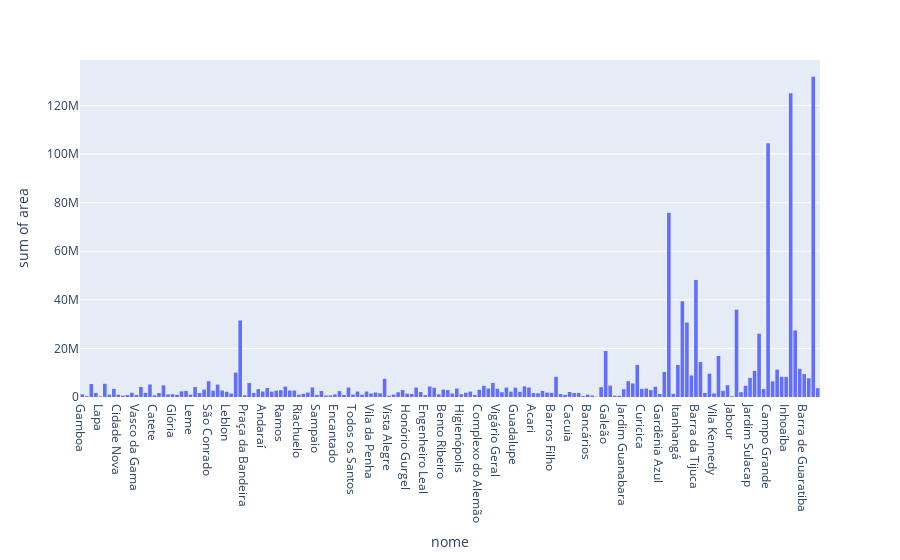

The code cell stored with this chart in its notebook:
### Markdown cell above
A maior parte dos bairros tem a área abaixo de 20M²

### Code cell
fig = px.histogram(bairro, x='nome', y='area')
fig.show()

### Figure 1 — Plotly figure (JSON) as saved in the notebook; plotly's stock layout.template omitted (floating-point values rounded to 4 significant figures; data arrays with more than 128 entries replaced by an {"elided": "..."} marker saying what was removed)
{"data": [{"alignmentgroup": "True", "bingroup": "x", "histfunc": "sum", "hovertemplate": "nome=%{x}<br>sum of area=%{y}<extra></extra>", "legendgroup": "", "marker": {"color": "#636efa", "pattern": {"shape": ""}}, "name": "", "offsetgroup": "", "orientation": "v", "showlegend": false, "type": "histogram", "x": {"elided": "164 str values"}, "xaxis": "x", "y": {"elided": "164 float values"}, "yaxis": "y"}], "layout": {"barmode": "relative", "legend": {"tracegroupgap": 0}, "margin": {"t": 60}, "xaxis": {"anchor": "y", "domain": [0, 1], "title": {"text": "nome"}}, "yaxis": {"anchor": "x", "domain": [0, 1], "title": {"text": "sum of area"}}}}
